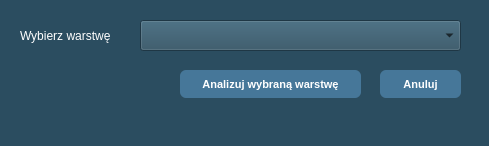
<?xml version="1.0" encoding="UTF-8"?>
<ui version="4.0">
 <class>DockWidget</class>
 <widget class="QDockWidget" name="DockWidget">
  <property name="geometry">
   <rect>
    <x>0</x>
    <y>0</y>
    <width>489</width>
    <height>146</height>
   </rect>
  </property>
  <property name="styleSheet">
   <string notr="true">QDockWidget {
    background-color: lightgray;
    color: white;
}

QWidget{
    background-color: #2b4d60; 
}

</string>
  </property>
  <property name="windowTitle">
   <string>DockWidget</string>
  </property>
  <widget class="QWidget" name="dockWidgetContents">
   <widget class="QComboBox" name="comboBox">
    <property name="geometry">
     <rect>
      <x>140</x>
      <y>20</y>
      <width>321</width>
      <height>31</height>
     </rect>
    </property>
   </widget>
   <widget class="QPushButton" name="pushButton">
    <property name="geometry">
     <rect>
      <x>380</x>
      <y>70</y>
      <width>81</width>
      <height>28</height>
     </rect>
    </property>
    <property name="font">
     <font>
      <pointsize>8</pointsize>
      <weight>75</weight>
      <bold>true</bold>
     </font>
    </property>
    <property name="styleSheet">
     <string notr="true">background-color: #467799; color: white; font-weight: bold; border-radius: 6px; padding: 5px 10px;</string>
    </property>
    <property name="text">
     <string>Anuluj</string>
    </property>
   </widget>
   <widget class="QPushButton" name="pushButton_2">
    <property name="geometry">
     <rect>
      <x>180</x>
      <y>70</y>
      <width>181</width>
      <height>28</height>
     </rect>
    </property>
    <property name="font">
     <font>
      <pointsize>8</pointsize>
      <weight>75</weight>
      <bold>true</bold>
     </font>
    </property>
    <property name="styleSheet">
     <string notr="true">background-color: #467799; color: white; font-weight: bold; border-radius: 6px; padding: 5px 10px;</string>
    </property>
    <property name="text">
     <string>Analizuj wybraną warstwę</string>
    </property>
   </widget>
   <widget class="QLabel" name="labelSelectLayer">
    <property name="geometry">
     <rect>
      <x>20</x>
      <y>20</y>
      <width>101</width>
      <height>31</height>
     </rect>
    </property>
    <property name="font">
     <font>
      <pointsize>9</pointsize>
     </font>
    </property>
    <property name="styleSheet">
     <string notr="true">color: white;</string>
    </property>
    <property name="text">
     <string>Wybierz warstwę</string>
    </property>
   </widget>
  </widget>
 </widget>
 <resources/>
 <connections/>
</ui>
